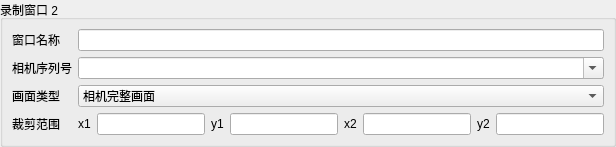
         <widget class="QGroupBox" name="settings_camera_groups_1">
          <property name="sizePolicy">
           <sizepolicy hsizetype="Preferred" vsizetype="Preferred">
            <horstretch>0</horstretch>
            <verstretch>0</verstretch>
           </sizepolicy>
          </property>
          <property name="title">
           <string>录制窗口 2</string>
          </property>
          <layout class="QFormLayout" name="settings_FormLayout_3">
           <property name="leftMargin">
            <number>9</number>
           </property>
           <property name="topMargin">
            <number>9</number>
           </property>
           <property name="rightMargin">
            <number>9</number>
           </property>
           <property name="bottomMargin">
            <number>9</number>
           </property>
           <property name="horizontalSpacing">
            <number>6</number>
           </property>
           <property name="verticalSpacing">
            <number>6</number>
           </property>
           <property name="fieldGrowthPolicy">
            <enum>QFormLayout::AllNonFixedFieldsGrow</enum>
           </property>
           <item row="0" column="0">
            <widget class="QLabel" name="settings_Label_21">
             <property name="sizePolicy">
              <sizepolicy hsizetype="Preferred" vsizetype="Preferred">
               <horstretch>0</horstretch>
               <verstretch>0</verstretch>
              </sizepolicy>
             </property>
             <property name="text">
              <string>窗口名称</string>
             </property>
             <property name="wordWrap">
              <bool>false</bool>
             </property>
             <property name="alignment">
              <set>Qt::AlignLeft|Qt::AlignVCenter</set>
             </property>
             <property name="textInteractionFlags">
              <set>Qt::LinksAccessibleByMouse</set>
             </property>
            </widget>
           </item>
           <item row="0" column="1">
            <widget class="QLineEdit" name="settings_camera_1_name">
             <property name="sizePolicy">
              <sizepolicy hsizetype="Expanding" vsizetype="Fixed">
               <horstretch>0</horstretch>
               <verstretch>0</verstretch>
              </sizepolicy>
             </property>
             <property name="text">
              <string />
             </property>
             <property name="placeholderText">
              <string />
             </property>
            </widget>
           </item>
           <item row="1" column="0">
            <widget class="QLabel" name="settings_Label_22">
             <property name="sizePolicy">
              <sizepolicy hsizetype="Preferred" vsizetype="Preferred">
               <horstretch>0</horstretch>
               <verstretch>0</verstretch>
              </sizepolicy>
             </property>
             <property name="text">
              <string>相机序列号</string>
             </property>
             <property name="wordWrap">
              <bool>false</bool>
             </property>
             <property name="alignment">
              <set>Qt::AlignLeft|Qt::AlignVCenter</set>
             </property>
             <property name="textInteractionFlags">
              <set>Qt::LinksAccessibleByMouse</set>
             </property>
            </widget>
           </item>
           <item row="1" column="1">
            <widget class="QComboBox" name="settings_camera_1_serial">
             <property name="sizePolicy">
              <sizepolicy hsizetype="Preferred" vsizetype="Fixed">
               <horstretch>0</horstretch>
               <verstretch>0</verstretch>
              </sizepolicy>
             </property>
             <property name="editable">
              <bool>true</bool>
             </property>
             <property name="currentIndex">
              <number>-1</number>
             </property>
            </widget>
           </item>
           <item row="2" column="0">
            <widget class="QLabel" name="settings_Label_23">
             <property name="sizePolicy">
              <sizepolicy hsizetype="Preferred" vsizetype="Preferred">
               <horstretch>0</horstretch>
               <verstretch>0</verstretch>
              </sizepolicy>
             </property>
             <property name="text">
              <string>画面类型</string>
             </property>
             <property name="wordWrap">
              <bool>false</bool>
             </property>
             <property name="alignment">
              <set>Qt::AlignLeft|Qt::AlignVCenter</set>
             </property>
             <property name="textInteractionFlags">
              <set>Qt::LinksAccessibleByMouse</set>
             </property>
            </widget>
           </item>
           <item row="2" column="1">
            <widget class="QComboBox" name="settings_camera_1_mode">
             <property name="sizePolicy">
              <sizepolicy hsizetype="Preferred" vsizetype="Fixed">
               <horstretch>0</horstretch>
               <verstretch>0</verstretch>
              </sizepolicy>
             </property>
             <property name="editable">
              <bool>false</bool>
             </property>
             <property name="currentIndex">
              <number>0</number>
             </property>
             <item>
              <property name="text">
               <string>相机完整画面</string>
              </property>
             </item>
             <item>
              <property name="text">
               <string>该相机的 ROI 裁剪</string>
              </property>
             </item>
            </widget>
           </item>
           <item row="3" column="0">
            <widget class="QLabel" name="settings_Label_24">
             <property name="sizePolicy">
              <sizepolicy hsizetype="Preferred" vsizetype="Preferred">
               <horstretch>0</horstretch>
               <verstretch>0</verstretch>
              </sizepolicy>
             </property>
             <property name="text">
              <string>裁剪范围</string>
             </property>
             <property name="wordWrap">
              <bool>false</bool>
             </property>
             <property name="alignment">
              <set>Qt::AlignLeft|Qt::AlignVCenter</set>
             </property>
             <property name="textInteractionFlags">
              <set>Qt::LinksAccessibleByMouse</set>
             </property>
            </widget>
           </item>
           <item row="3" column="1">
            <widget class="QWidget" name="settings_Widget_9">
             <property name="sizePolicy">
              <sizepolicy hsizetype="Preferred" vsizetype="Preferred">
               <horstretch>0</horstretch>
               <verstretch>0</verstretch>
              </sizepolicy>
             </property>
             <layout class="QHBoxLayout" name="settings_HBoxLayout_3" stretch="0,0,0,0,0,0,0,0">
              <property name="leftMargin">
               <number>0</number>
              </property>
              <property name="topMargin">
               <number>0</number>
              </property>
              <property name="rightMargin">
               <number>0</number>
              </property>
              <property name="bottomMargin">
               <number>0</number>
              </property>
              <property name="spacing">
               <number>6</number>
              </property>
              <item>
               <widget class="QLabel" name="settings_Label_25">
                <property name="sizePolicy">
                 <sizepolicy hsizetype="Preferred" vsizetype="Preferred">
                  <horstretch>0</horstretch>
                  <verstretch>0</verstretch>
                 </sizepolicy>
                </property>
                <property name="text">
                 <string>x1</string>
                </property>
                <property name="wordWrap">
                 <bool>false</bool>
                </property>
                <property name="alignment">
                 <set>Qt::AlignLeft|Qt::AlignVCenter</set>
                </property>
                <property name="textInteractionFlags">
                 <set>Qt::LinksAccessibleByMouse</set>
                </property>
               </widget>
              </item>
              <item>
               <widget class="QLineEdit" name="settings_camera_1_roi_0">
                <property name="accessibleName">
                 <string>窗口 2 ROI x1</string>
                </property>
                <property name="sizePolicy">
                 <sizepolicy hsizetype="Expanding" vsizetype="Fixed">
                  <horstretch>0</horstretch>
                  <verstretch>0</verstretch>
                 </sizepolicy>
                </property>
                <property name="text">
                 <string />
                </property>
                <property name="placeholderText">
                 <string />
                </property>
               </widget>
              </item>
              <item>
               <widget class="QLabel" name="settings_Label_26">
                <property name="sizePolicy">
                 <sizepolicy hsizetype="Preferred" vsizetype="Preferred">
                  <horstretch>0</horstretch>
                  <verstretch>0</verstretch>
                 </sizepolicy>
                </property>
                <property name="text">
                 <string>y1</string>
                </property>
                <property name="wordWrap">
                 <bool>false</bool>
                </property>
                <property name="alignment">
                 <set>Qt::AlignLeft|Qt::AlignVCenter</set>
                </property>
                <property name="textInteractionFlags">
                 <set>Qt::LinksAccessibleByMouse</set>
                </property>
               </widget>
              </item>
              <item>
               <widget class="QLineEdit" name="settings_camera_1_roi_1">
                <property name="accessibleName">
                 <string>窗口 2 ROI y1</string>
                </property>
                <property name="sizePolicy">
                 <sizepolicy hsizetype="Expanding" vsizetype="Fixed">
                  <horstretch>0</horstretch>
                  <verstretch>0</verstretch>
                 </sizepolicy>
                </property>
                <property name="text">
                 <string />
                </property>
                <property name="placeholderText">
                 <string />
                </property>
               </widget>
              </item>
              <item>
               <widget class="QLabel" name="settings_Label_27">
                <property name="sizePolicy">
                 <sizepolicy hsizetype="Preferred" vsizetype="Preferred">
                  <horstretch>0</horstretch>
                  <verstretch>0</verstretch>
                 </sizepolicy>
                </property>
                <property name="text">
                 <string>x2</string>
                </property>
                <property name="wordWrap">
                 <bool>false</bool>
                </property>
                <property name="alignment">
                 <set>Qt::AlignLeft|Qt::AlignVCenter</set>
                </property>
                <property name="textInteractionFlags">
                 <set>Qt::LinksAccessibleByMouse</set>
                </property>
               </widget>
              </item>
              <item>
               <widget class="QLineEdit" name="settings_camera_1_roi_2">
                <property name="accessibleName">
                 <string>窗口 2 ROI x2</string>
                </property>
                <property name="sizePolicy">
                 <sizepolicy hsizetype="Expanding" vsizetype="Fixed">
                  <horstretch>0</horstretch>
                  <verstretch>0</verstretch>
                 </sizepolicy>
                </property>
                <property name="text">
                 <string />
                </property>
                <property name="placeholderText">
                 <string />
                </property>
               </widget>
              </item>
              <item>
               <widget class="QLabel" name="settings_Label_28">
                <property name="sizePolicy">
                 <sizepolicy hsizetype="Preferred" vsizetype="Preferred">
                  <horstretch>0</horstretch>
                  <verstretch>0</verstretch>
                 </sizepolicy>
                </property>
                <property name="text">
                 <string>y2</string>
                </property>
                <property name="wordWrap">
                 <bool>false</bool>
                </property>
                <property name="alignment">
                 <set>Qt::AlignLeft|Qt::AlignVCenter</set>
                </property>
                <property name="textInteractionFlags">
                 <set>Qt::LinksAccessibleByMouse</set>
                </property>
               </widget>
              </item>
              <item>
               <widget class="QLineEdit" name="settings_camera_1_roi_3">
                <property name="accessibleName">
                 <string>窗口 2 ROI y2</string>
                </property>
                <property name="sizePolicy">
                 <sizepolicy hsizetype="Expanding" vsizetype="Fixed">
                  <horstretch>0</horstretch>
                  <verstretch>0</verstretch>
                 </sizepolicy>
                </property>
                <property name="text">
                 <string />
                </property>
                <property name="placeholderText">
                 <string />
                </property>
               </widget>
              </item>
             </layout>
            </widget>
           </item>
          </layout>
         </widget>
